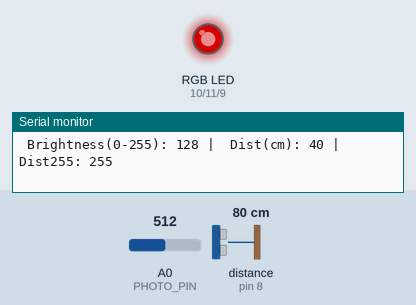
Recording of a sketch running on a simulated Arduino Uno, built with avr-gcc and run on an emulated ATmega328P. Shown: an RGB LED mixed from three pins (HIGH = lit), the last lines printed to the serial monitor. Wiring (inferred from the names in the program): ultrasonic range finder: trigger pin 7; echo pin 8. Inputs (shaded band) come from the test bench; at power-on: distance to the obstacle (sensor on pin 8) 80 cm, A0 (PHOTO_PIN) = 512. The echo pulse lasts 58.3 µs per cm; dim RGB values are drawn brighter than linear; pins used as bus, display or sensor lines are not drawn.

Above: at 2.8 s.
2.9 s: distance to the obstacle (sensor on pin 8) set to 2 cm
At 3.8 s:
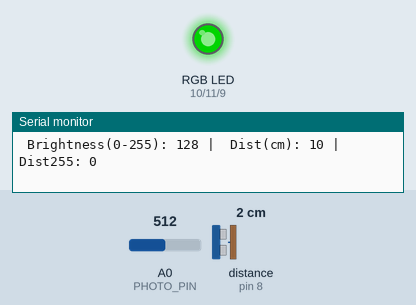
4.5 s: A0 (PHOTO_PIN) set to 122
At 5.3 s:
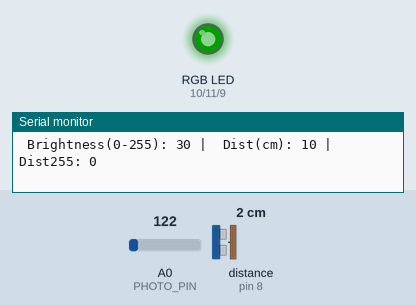
6.5 s: distance to the obstacle (sensor on pin 8) set to 10 cm
8.2 s: distance to the obstacle (sensor on pin 8) set to 13 cm
At 9.6 s:
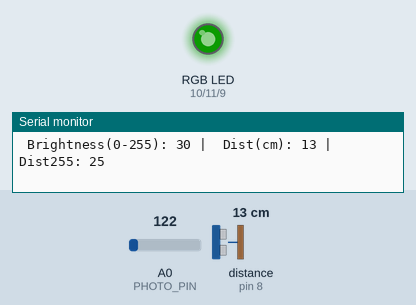
10.5 s: A0 (PHOTO_PIN) set to 306
At 12.2 s:
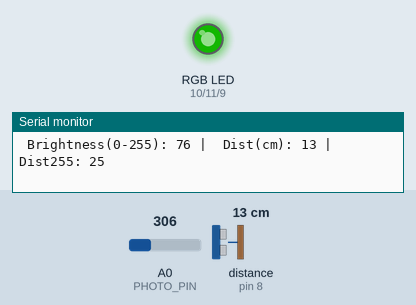
12.5 s: A0 (PHOTO_PIN) set to 716
At 13.8 s:
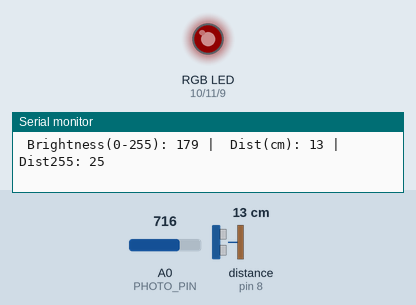
Timing chart, 0 to 15.5 s (numbered marks = the images above; inputs shaded):
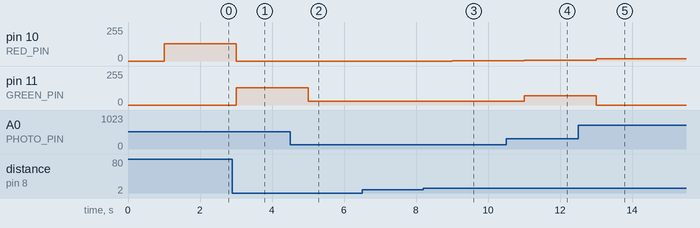

Measured:
- after the input at 2.9 s, pin 10 (RED_PIN): 128/255 → 0/255 after 0.10 s; pin 11 (GREEN_PIN): 0/255 → 128/255 after 0.10 s
- after the input at 4.5 s, pin 11 (GREEN_PIN): 128/255 → 30/255 after 0.50 s
- after the input at 8.2 s, pin 10 (RED_PIN): 0/255 → 2/255 after 0.80 s; pin 11 (GREEN_PIN): 30/255 → 27/255 after 0.80 s
- after the input at 10.5 s, pin 10 (RED_PIN): 2/255 → 7/255 after 0.50 s; pin 11 (GREEN_PIN): 27/255 → 68/255 after 0.50 s
- after the input at 12.5 s, pin 10 (RED_PIN): 7/255 → 17/255 after 0.50 s; pin 11 (GREEN_PIN): 68/255 → 0/255 after 0.50 s

The sketch:

sketch_part2.ino
```cpp
const int PHOTO_PIN = A0;

const int TRIG_PIN = 7;
const int ECHO_PIN = 8;

const int BLUE_PIN  = 9;
const int RED_PIN   = 10;
const int GREEN_PIN = 11;

const bool COMMON_ANODE = false;

// HC-SR04 = ~2cm to 400cm
// 0 - 100 cm instead of 398 cm
// 10 - 40 --> 30 cm --> ~ 1 ft
const int MIN_CM = 10;
const int MAX_CM = 40;

unsigned long lastUpdateMs = 0;

long readUltrasonicMicroseconds() {
  digitalWrite(TRIG_PIN, LOW);
  delayMicroseconds(2);
  digitalWrite(TRIG_PIN, HIGH);
  delayMicroseconds(10);
  digitalWrite(TRIG_PIN, LOW);

  long duration = pulseIn(ECHO_PIN, HIGH, 30000);

  return duration;
}

int clampInt(int x, int lo, int hi) {
  if (x < lo) return lo;
  if (x > hi) return hi;
  return x;
}

void writeRGB(int r, int g, int b) {
  r = clampInt(r, 0, 255);
  g = clampInt(g, 0, 255);
  b = clampInt(b, 0, 255);

  if (COMMON_ANODE) {
    r = 255 - r;
    g = 255 - g;
    b = 255 - b;
  }

  analogWrite(RED_PIN, r);
  analogWrite(GREEN_PIN, g);
  analogWrite(BLUE_PIN, b);
}

void setup() {
  Serial.begin(9600);

  pinMode(TRIG_PIN, OUTPUT);
  pinMode(ECHO_PIN, INPUT);

  pinMode(RED_PIN, OUTPUT);
  pinMode(GREEN_PIN, OUTPUT);
  pinMode(BLUE_PIN, OUTPUT);
}

void loop() {
  unsigned long now = millis();
  if (now - lastUpdateMs >= 1000) {
    lastUpdateMs = now;

    int photoRaw = analogRead(PHOTO_PIN);
    int brightness = photoRaw / 4;

    long echoUs = readUltrasonicMicroseconds();

    float distanceCm = 0;
    if (echoUs > 0) {
      distanceCm = echoUs / 58.0;
    }

    int distInt;

    if (echoUs > 0) {
      distInt = (int)(distanceCm + 0.5);
    } else {
      distInt = MAX_CM;
    }
    distInt = clampInt(distInt, MIN_CM, MAX_CM);

    int dist255 = map(distInt, MIN_CM, MAX_CM, 0, 255);

    // close -> green (0 => green=255, red=0)
    // far   -> red   (255 => red=255, green=0)
    int baseR = dist255;
    int baseG = 255 - dist255;
    int baseB = 0;

    int outR = (baseR * brightness) / 255;
    int outG = (baseG * brightness) / 255;
    int outB = (baseB * brightness) / 255;

    writeRGB(outR, outG, outB);

    Serial.print(" Brightness(0-255): ");
    Serial.print(brightness);
    Serial.print(" | ");

    Serial.print(" Dist(cm): ");
    Serial.print(distInt);
    Serial.print(" | ");
    Serial.print(" Dist255: ");
    Serial.print(dist255);
    Serial.println();

  }
}
```
